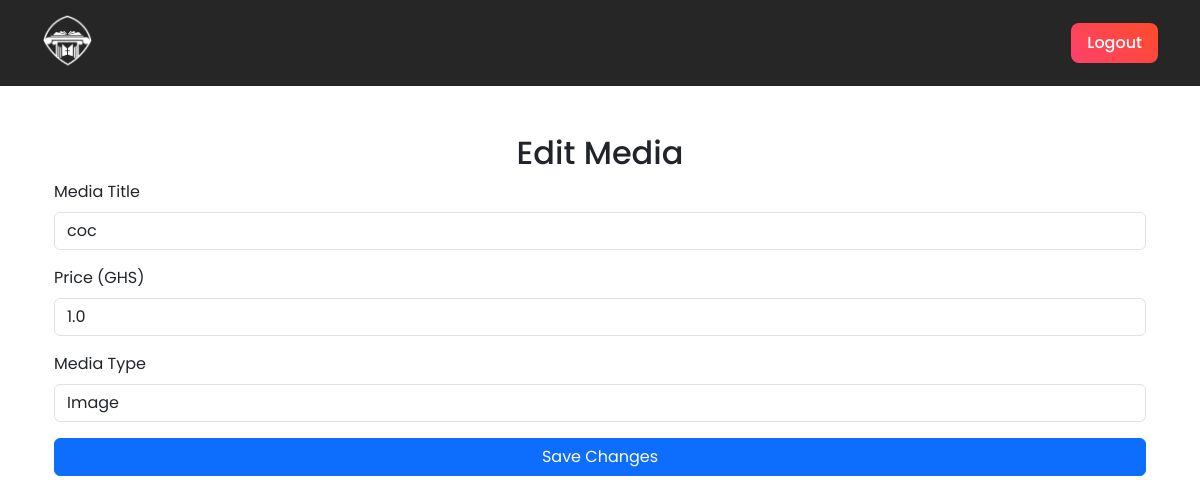
Screenshot of /edit_media/1 (signed in) with the database file from the repository.
### models.py (models this page shows)
class Media(db.Model):  # ✅ Supports images, audio, and video
    id = db.Column(db.Integer, primary_key=True)
    title = db.Column(db.String(100), nullable=False)
    filename = db.Column(db.String(255), unique=True, nullable=False)
    media_type = db.Column(db.String(10), nullable=False)  # ✅ "image", "audio", "video"
    price = db.Column(db.Float, nullable=False)

### routes.py (the view, shortened to what this page needs)
@app_routes.route("/edit_media/<int:media_id>", methods=["GET", "POST"])
@login_required
def edit_media(media_id):
    media = Media.query.get_or_404(media_id)
    return render_template("edit_media.html", media=media)

### app.py (called while the page is built)
@login_manager.user_loader
def load_user(user_id):
    return User.query.get(int(user_id))  # ✅ Load users from the database

### templates/edit_media.html (shortened to what this page needs)
{% extends "base.html" %}
{% block content %}
<div class="container mt-5">
    <h2 class="text-center">Edit Media</h2>
    <form method="POST">
        <div class="mb-3">
            <label class="form-label">Media Title</label>
            <input type="text" name="title" value="{{ media.title }}" class="form-control" required>
        </div>
        <div class="mb-3">
            <label class="form-label">Price (GHS)</label>
            <input type="number" name="price" value="{{ media.price }}" class="form-control" required>
        </div>
        <div class="mb-3">
            <label class="form-label">Media Type</label>
            <select name="media_type" class="form-control" required>
                <option value="image" {% if media.media_type == "image" %}selected{% endif %}>Image</option>
            </select>
        </div>
        <button type="submit" class="btn btn-primary w-100">Save Changes</button>
    </form>
</div>
{% endblock %}

### templates/base.html (style rules this page uses)
body { scroll-behavior: smooth; font-family: "Poppins", serif; }

### rows the page displays
Media: title "coc", price "1.0", media_type "Image"
